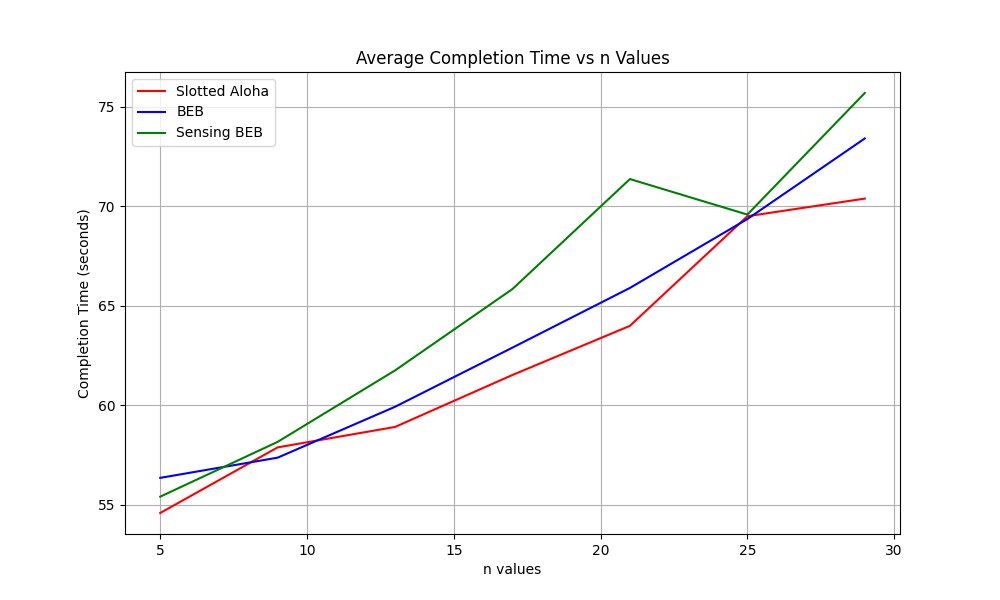

The Python source for this figure:
import matplotlib.pyplot as plt
import numpy as np

n_values= []
avg_times_slotted = []

avg_times_beb = []
avg_times_sbeb=[]
def read_file(filename):
    data=[]
    with open(filename,'r') as file:
        for line in file:
            n,avg=line.split()
            data.append((int(n)),float(avg))
    return data
def write_combined(file1,file2,file3,output):
    with open(output,'w') as outfile:
        for (n1, avg1), (_, avg2), (_, avg3) in zip(file1, file2, file3):
            outfile.write(f"{n1} {avg1} {avg2} {avg3}\n")
file1='avg_time_aloha.txt'
file2='avg_time_beb.txt'
file3='avg_time_cscd.txt'
f1_data=read_file(file1)
f2_data=read_file(file2)
f3_data=read_file(file3)
write_combined(f1_data,f2_data,f3_data,'avg_time.txt')
with open("avg_time.txt") as f:
    for line in f:
        n, slotted,beb,sbeb = map(float, line.split(" "))
        n_values.append(n)
        avg_times_slotted.append(slotted)
        avg_times_beb.append(beb)
        avg_times_sbeb.append(sbeb)


n_values = np.array(n_values)
avg_times_slotted = np.array(avg_times_slotted)
avg_times_beb = np.array(avg_times_beb)
avg_times_sbeb = np.array(avg_times_sbeb)

# coefficients = np.polyfit(n_values, average_times, 5)
# polynomial = np.poly1d(coefficients)
# y_curve=polynomial(n_values)

plt.figure(figsize=(10, 6))
plt.plot(n_values, avg_times_slotted, color='red',label="Slotted Aloha")
plt.plot(n_values, avg_times_beb, color='blue',label="BEB")
plt.plot(n_values, avg_times_sbeb, color='green',label="Sensing BEB")

plt.xlabel('n values')
plt.ylabel('Completion Time (seconds)')
plt.title('Average Completion Time vs n Values')

plt.grid(True)
plt.legend()

plt.savefig("plot.png")
